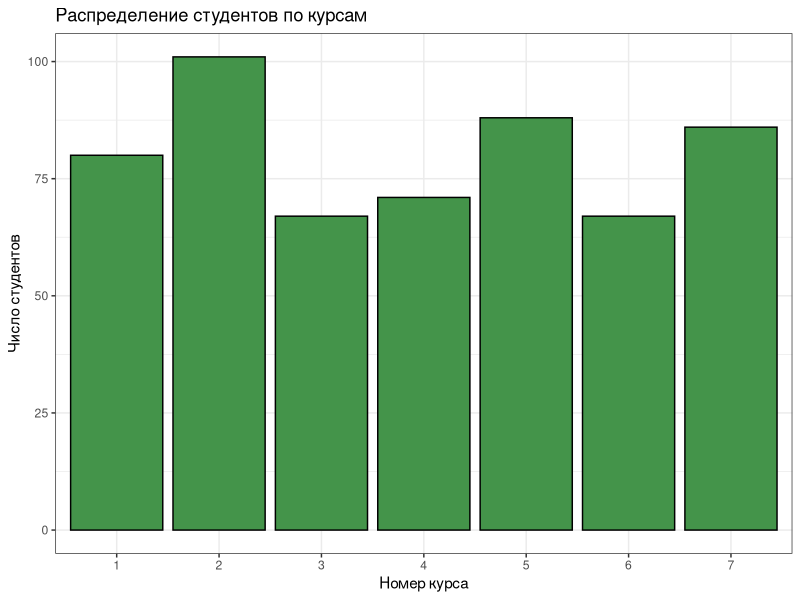
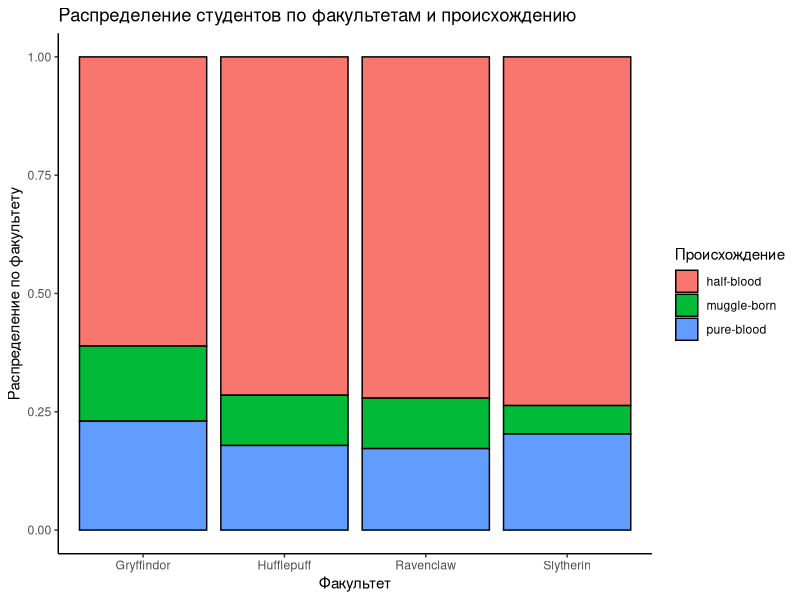
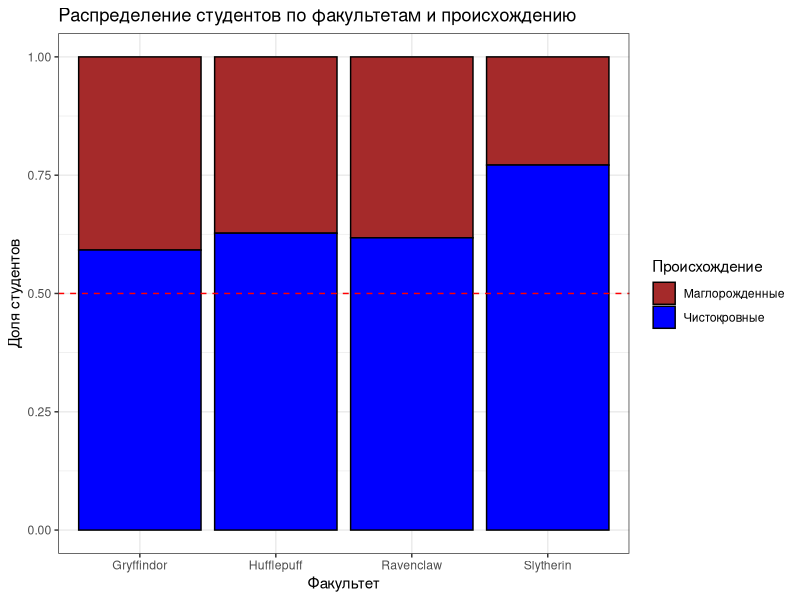
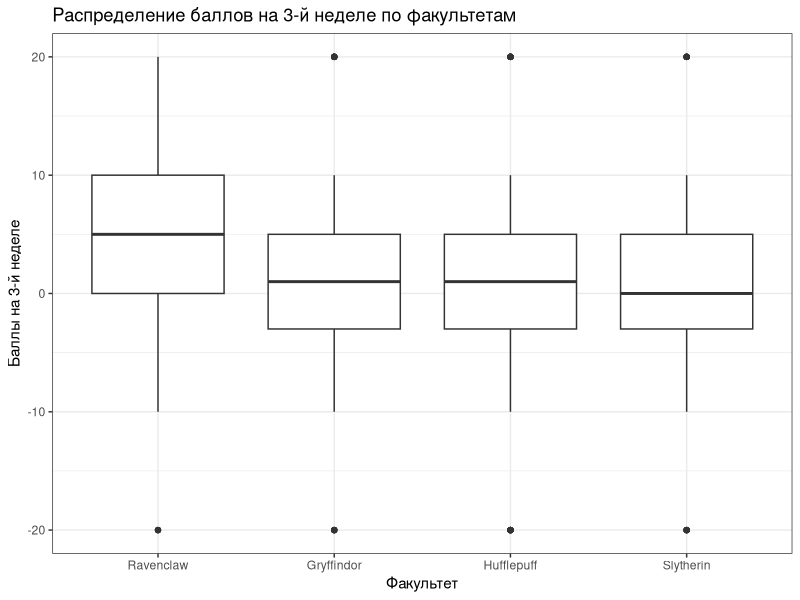
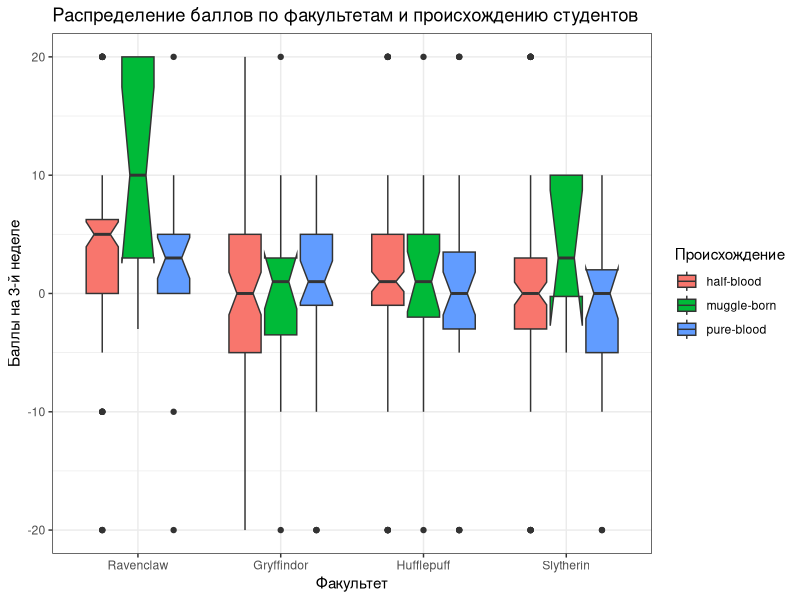
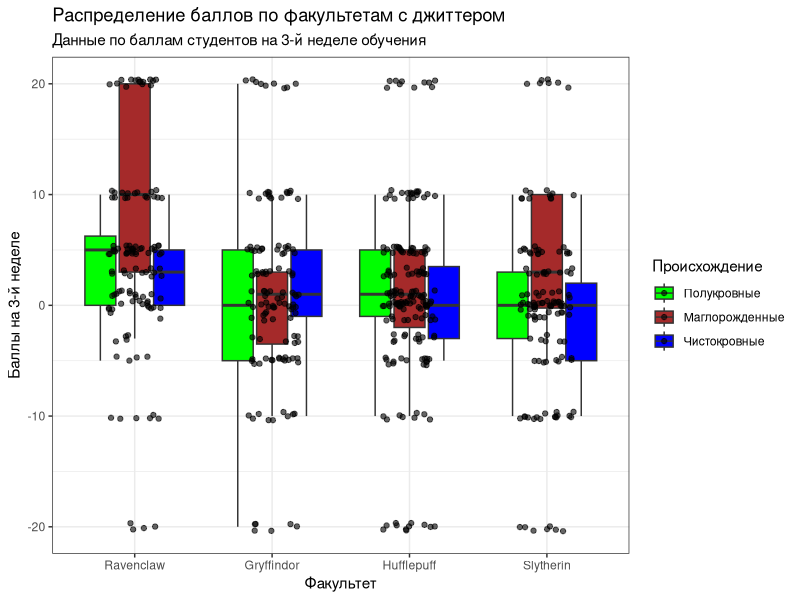
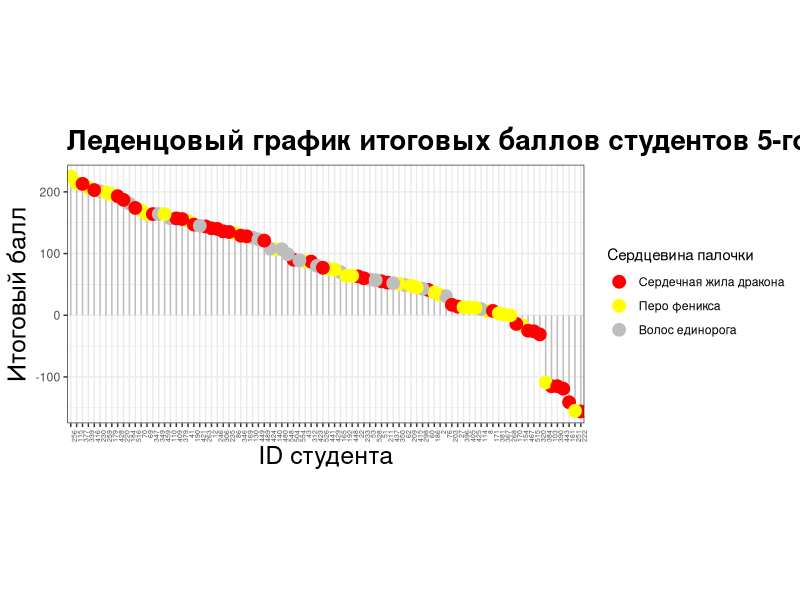
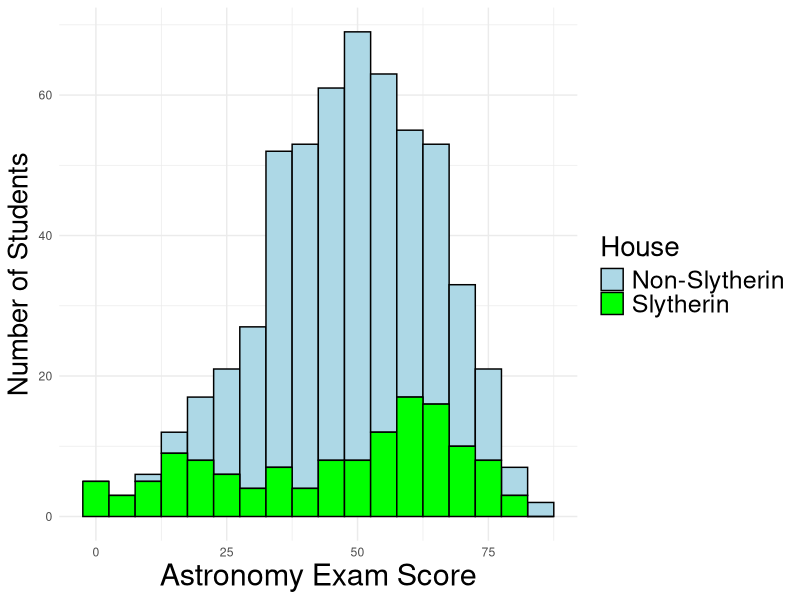

These figures' R source, in order:
## ---- chunk 1
knitr::opts_chunk$set(echo = TRUE)
library(ggplot2)
library(readr)
library(dplyr)
## ---- chunk 2
hogwarts <- read_csv("dayavis_BI_2024/data/hogwarts_2024.csv")
hogwarts |> head()
## ---- chunk 3

ggplot(hogwarts, aes(x = as.factor(course))) +
  geom_bar(fill = "#44944A", color = "black") + 
  theme_bw() +  
  labs(x = "Номер курса", y = "Число студентов", title = "Распределение студентов по курсам")

## ---- chunk 4

ggplot(hogwarts, aes(x = house, fill = bloodStatus)) +
  geom_bar(position = "fill", color = "black") +  
  theme_classic() + 
  labs(x = "Факультет", y = "Распределение по факультету", fill = "Происхождение", title = "Распределение студентов по факультетам и происхождению")

## ---- chunk 5

filtered_hogwarts <- hogwarts %>% filter(bloodStatus %in% c("pure-blood", "muggle-born"))
ggplot(filtered_hogwarts, aes(x = house, fill = bloodStatus)) +
  geom_bar(position = "fill", color = "black") + 
  theme_bw() +
  geom_hline(yintercept = 0.5, linetype = "dashed", color = "red") +  
  labs(x = "Факультет", y = "Доля студентов", fill = "Происхождение", title = "Распределение студентов по факультетам и происхождению") +
  scale_fill_manual(values = c("pure-blood" = "blue", "muggle-born" = "brown"), 
                    labels = c("pure-blood" = "Чистокровные", "muggle-born" = "Маглорожденные"))

## ---- chunk 6
ggplot(hogwarts, aes(x = reorder(house, -week_3, FUN = median), y = week_3)) +
  geom_boxplot() +
  theme_bw() +
  labs(x = "Факультет", y = "Баллы на 3-й неделе", title = "Распределение баллов на 3-й неделе по факультетам")
## ---- chunk 7

ggplot(hogwarts, aes(x = reorder(house, -week_3, FUN = median), y = week_3, fill = bloodStatus)) +
  geom_boxplot(notch = TRUE) +
  theme_bw() +
  labs(x = "Факультет", y = "Баллы на 3-й неделе", fill = "Происхождение", title = "Распределение баллов по факультетам и происхождению студентов") +
  theme_bw()

## ---- chunk 8

ggplot(hogwarts, aes(x = reorder(house, -week_3, FUN = median), y = week_3, fill = bloodStatus)) +
  geom_boxplot(outlier.shape = NA) +  
  geom_jitter(width = 0.2, alpha = 0.6) +
  theme_bw() +
  labs(x = "Факультет", y = "Баллы на 3-й неделе", fill = "Происхождение", 
       title = "Распределение баллов по факультетам с джиттером", 
       subtitle = "Данные по баллам студентов на 3-й неделе обучения") +
  scale_fill_manual(
    values = c("pure-blood" = "blue", "muggle-born" = "brown", "half-blood" = "green"),
    labels = c("pure-blood" = "Чистокровные", "muggle-born" = "Маглорожденные", "half-blood" = "Полукровные")
  ) +
  theme_bw()
## ---- chunk 9

fifth_course <- hogwarts %>% filter(course == 5)
ggplot(fifth_course, aes(x = reorder(id, -result), y = result, color = wandCore)) +
  geom_segment(aes(xend = reorder(id, -result), yend = 0), color = "grey") +  
  geom_point(size = 4) +
  scale_color_manual(
    values = c("dragon heartstring" = "red", "phoenix feather" = "yellow", "unicorn hair" = "grey"),
    labels = c("dragon heartstring" = "Сердечная жила дракона", "phoenix feather" = "Перо феникса", "unicorn hair" = "Волос единорога")
  ) +
  theme_bw() +
  labs(x = "ID студента", y = "Итоговый балл", color = "Сердцевина палочки", title = "Леденцовый график итоговых баллов студентов 5-го курса") +
  theme(
    aspect.ratio = 1/2,
    axis.text.x = element_text(size = 5, angle = 90, hjust = 1),
    plot.title = element_text(size = 20, face = "bold"),
    axis.title = element_text(size = 18)
  )


## ---- chunk 10

ggplot(hogwarts, aes(x = `Astronomy exam`, fill = house == "Slytherin")) +
  geom_histogram(binwidth = 5, color = "black") +
  scale_fill_manual(values = c("FALSE" = "lightblue", "TRUE" = "green"), labels = c("Non-Slytherin", "Slytherin")) +
  theme_minimal() +
  theme(axis.title.x = element_text(size = 22), axis.title.y = element_text(size = 20),
        legend.text = element_text(size = 18), legend.title = element_text(size = 20)) +
  labs(x = "Astronomy Exam Score", y = "Number of Students", fill = "House")

## ---- chunk 11
theme_custom <- theme(
    panel.background = element_rect(fill = "white", color = NA),  
    plot.background = element_rect(fill = "white", color = NA),   
    axis.title = element_text(size = 20),  
    axis.text = element_text(size = 25),   
    legend.title = element_text(size = 20),  
    legend.text = element_text(size = 20))

ggplot(hogwarts, aes(x = reorder(house, -week_3, FUN = median), y = week_3, fill = bloodStatus)) +
  geom_boxplot(outlier.shape = NA, size = 1.2, width = 0.5) +  
  geom_jitter(width = 0.2, alpha = 0.6) +
  labs(x = "Факультет", y = "Баллы на 3-й неделе", fill = "Происхождение", 
       title = "Распределение баллов по факультетам с джиттером") +
  scale_fill_manual(
    values = c("pure-blood" = "blue", "muggle-born" = "brown", "half-blood" = "green"),
    labels = c("pure-blood" = "Чистокровные", "muggle-born" = "Маглорожденные", "half-blood" = "Полукровные")
  ) +
  theme_bw()
  theme_custom

## ---- chunk 12
# 
ggplot(hogwarts, aes(x = `Transfiguration exam`)) +
  geom_histogram(binwidth = 10, fill = "lightblue", color = "black") +
  facet_wrap(~ course, ncol = 2) +
  theme_minimal() +
  theme(aspect.ratio = 1/2)
  labs(x = "Баллы за экзамен по трансфигурации", y = "Количество студентов", title = "Распределение баллов за экзамен по трансфигурации по курсам")

## ---- chunk 13
ggplot(hogwarts) +
  geom_density(aes(x = `Defence against the dark arts exam`, fill = "Защита от тёмных искусств"), alpha = 0.5) +
  geom_density(aes(x = `Herbology exam`, fill = "Травология"), alpha = 0.5) +
  facet_wrap(~ sex) +  
  theme_bw() +
  scale_fill_manual(
    values = c("Защита от тёмных искусств" = "blue", "Травология" = "green"),
    labels = c("Защита от тёмных искусств" = "Защита от тёмных искусств", "Травология" = "Травология")
  ) +
  labs(x = "Баллы за экзамен", y = "Плотность", fill = "Экзамен", title = "Плотность распределения баллов за экзамены по полу")

